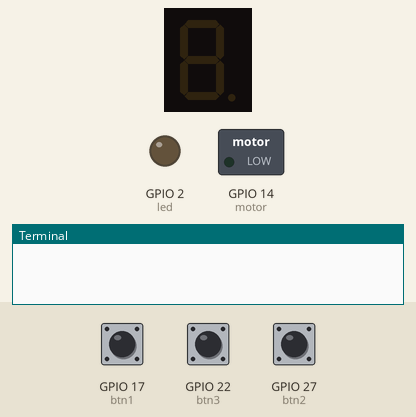
This program was run on a simulated Raspberry Pi (BCM pin numbers). Shown: 1-digit seven-segment display, switched loads named in the program (green lamp = pin HIGH), output pins drawn as LEDs (lit = HIGH), the last lines printed to the terminal. Inputs (shaded band) come from the test bench; at power-on: GPIO 22 (btn3) HIGH, GPIO 17 (btn1) HIGH, GPIO 27 (btn2) HIGH. The segment pins are drawn as the display they are named for; pins used as bus, display or sensor lines are not drawn.

Above: at 1.2 s.
1.3 s: GPIO 22 (btn3) pulled LOW for 0.15 s
At 2.7 s:
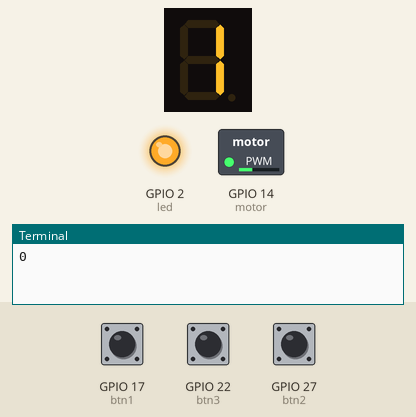
3.0 s: GPIO 17 (btn1) pulled LOW for 0.15 s
At 4.4 s:
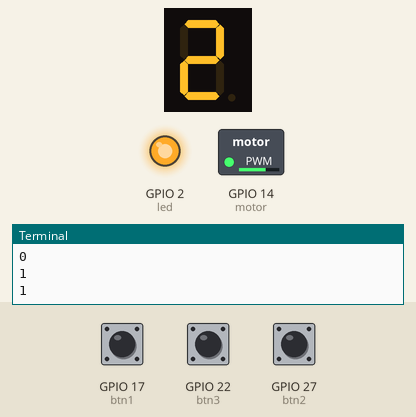
4.7 s: GPIO 17 (btn1) pulled LOW for 1 s
At 6.9 s:
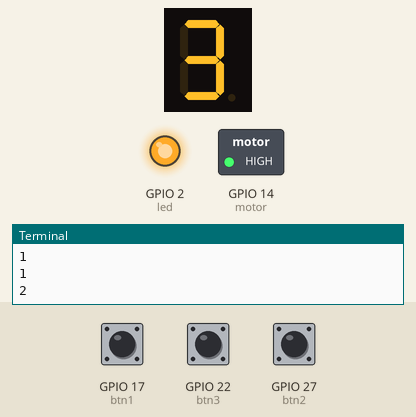
7.2 s: GPIO 22 (btn3) pulled LOW for 1 s
At 8.21 s:
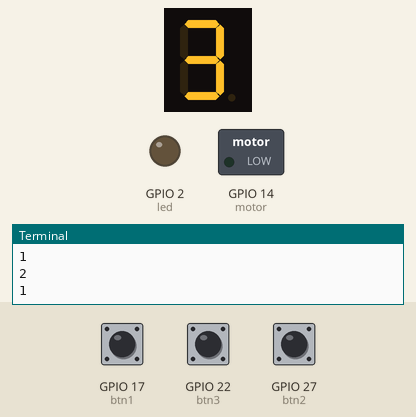
Timing chart, 0 to 10.2 s (numbered marks = the images above; inputs shaded):
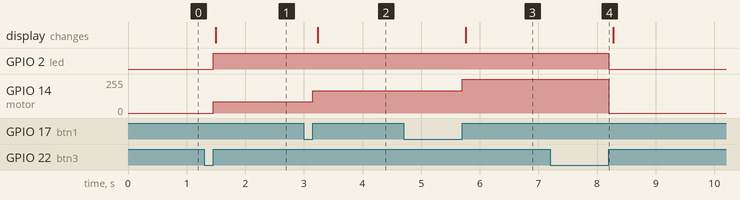

Measured:
- after the input at 1.3 s, GPIO 2 (led): LOW → HIGH after 0.15 s; GPIO 14 (motor): 0/255 → 84/255 after 0.15 s; the display: changes after 0.20 s (image 1)
- after the input at 3.0 s, GPIO 14 (motor): 84/255 → 168/255 after 0.15 s; the display: changes after 0.24 s (image 2)
- after the input at 4.7 s, GPIO 14 (motor): 168/255 → 255/255 after 1.0 s; the display: changes after 1.1 s (image 3)
- after the input at 7.2 s, GPIO 2 (led): HIGH → LOW after 1.0 s; GPIO 14 (motor): 255/255 → 0/255 after 1.0 s

The program:

assign8_Propeller.py
```python
from gpiozero import PWMLED, Button, LED
from time import sleep
from signal import pause

a = LED(5)
b = LED(6)
c = LED(13)
d = LED(19)
e = LED(26)
f = LED(16)
g = LED(20)
dp = LED(21)

led = PWMLED(2)
btn1 = Button(17)
btn2 = Button(27)
btn3 = Button(22)
motor = PWMLED(14)

fnd = [[a,b,c,d,e,f],
        [b,c],
        [a,b,g,e,d],
        [a,b,g,c,d],
        [b,c,f,g],
        [a,f,g,c,d],
        [a,f,g,e,c,d],
        [a,b,c,f],
        [a,b,c,d,e,f,g],
        [a,f,g,b,c,d],
        ]
list = [0.33, 0.66, 1]
speed = 0
state = 0

def Segment(num):
    for i in fnd[num+1]:
        i.on()


def SegmentOff(num):
    for i in fnd[num+1]:
        i.off()

def switch1():
    global state
    print(state)
    if state==0:
        return
    global speed
    SegmentOff(speed)
    speed += 1
    print(speed)
    if speed>2:
        speed = 2
    motor.value =list[speed]
    Segment(speed)
    sleep(0.5)

def switch2():
    global state
    print(state)
    if state==0:
        return
    global speed
    SegmentOff(speed)
    speed -= 1
    if speed<0:
        speed = 0
    motor.value = list[speed]
    Segment(speed)

def switch3():
    global speed
    global state
    print(state)
    if state==0:
        state=1
        speed = 0
        motor.value = list[speed]
        Segment(speed)
        led.value = 1
    else:
        state=0
        SegmentOff(speed)
        speed=0
        motor.value = 0
        led.value = 0
    sleep(0.5)

btn1.when_released = switch1
btn2.when_released = switch2
btn3.when_released = switch3

pause()
```
